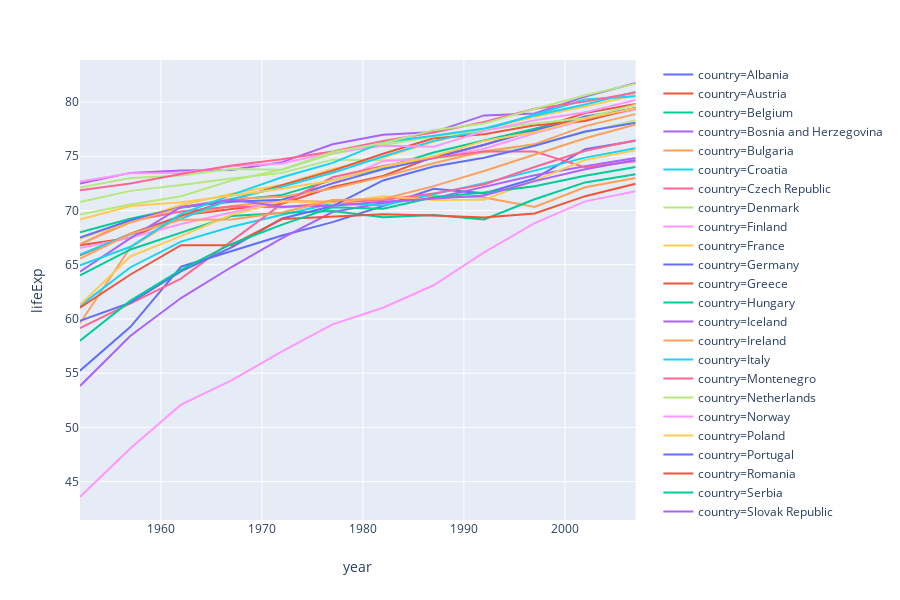

The notebook cell this image was saved under:
### Code cell
# Line plot with plotly express
import plotly.express as px
gapminder = px.data.gapminder().query("continent == 'Europe'")
fig = px.line(gapminder, x='year', y='lifeExp', color='country')
fig.show()

### Figure 1 — Plotly figure (JSON) as saved in the notebook; plotly's stock layout.template omitted (floating-point values rounded to 4 significant figures)
{"data": [{"hoverlabel": {"namelength": 0}, "hovertemplate": "country=Albania<br>year=%{x}<br>lifeExp=%{y}", "legendgroup": "country=Albania", "line": {"color": "#636efa", "dash": "solid"}, "mode": "lines", "name": "country=Albania", "showlegend": true, "type": "scatter", "x": [1952, 1957, 1962, 1967, 1972, 1977, 1982, 1987, 1992, 1997, 2002, 2007], "xaxis": "x", "y": [55.23, 59.28, 64.82, 66.22, 67.69, 68.93, 70.42, 72, 71.58, 72.95, 75.65, 76.42], "yaxis": "y"}, {"hoverlabel": {"namelength": 0}, "hovertemplate": "country=Austria<br>year=%{x}<br>lifeExp=%{y}", "legendgroup": "country=Austria", "line": {"color": "#EF553B", "dash": "solid"}, "mode": "lines", "name": "country=Austria", "showlegend": true, "type": "scatter", "x": [1952, 1957, 1962, 1967, 1972, 1977, 1982, 1987, 1992, 1997, 2002, 2007], "xaxis": "x", "y": [66.8, 67.48, 69.54, 70.14, 70.63, 72.17, 73.18, 74.94, 76.04, 77.51, 78.98, 79.83], "yaxis": "y"}, {"hoverlabel": {"namelength": 0}, "hovertemplate": "country=Belgium<br>year=%{x}<br>lifeExp=%{y}", "legendgroup": "country=Belgium", "line": {"color": "#00cc96", "dash": "solid"}, "mode": "lines", "name": "country=Belgium", "showlegend": true, "type": "scatter", "x": [1952, 1957, 1962, 1967, 1972, 1977, 1982, 1987, 1992, 1997, 2002, 2007], "xaxis": "x", "y": [68, 69.24, 70.25, 70.94, 71.44, 72.8, 73.93, 75.35, 76.46, 77.53, 78.32, 79.44], "yaxis": "y"}, {"hoverlabel": {"namelength": 0}, "hovertemplate": "country=Bosnia and Herzegovina<br>year=%{x}<br>lifeExp=%{y}", "legendgroup": "country=Bosnia and Herzegovina", "line": {"color": "#ab63fa", "dash": "solid"}, "mode": "lines", "name": "country=Bosnia and Herzegovina", "showlegend": true, "type": "scatter", "x": [1952, 1957, 1962, 1967, 1972, 1977, 1982, 1987, 1992, 1997, 2002, 2007], "xaxis": "x", "y": [53.82, 58.45, 61.93, 64.79, 67.45, 69.86, 70.69, 71.14, 72.18, 73.24, 74.09, 74.85], "yaxis": "y"}, {"hoverlabel": {"namelength": 0}, "hovertemplate": "country=Bulgaria<br>year=%{x}<br>lifeExp=%{y}", "legendgroup": "country=Bulgaria", "line": {"color": "#FFA15A", "dash": "solid"}, "mode": "lines", "name": "country=Bulgaria", "showlegend": true, "type": "scatter", "x": [1952, 1957, 1962, 1967, 1972, 1977, 1982, 1987, 1992, 1997, 2002, 2007], "xaxis": "x", "y": [59.6, 66.61, 69.51, 70.42, 70.9, 70.81, 71.08, 71.34, 71.19, 70.32, 72.14, 73.0], "yaxis": "y"}, {"hoverlabel": {"namelength": 0}, "hovertemplate": "country=Croatia<br>year=%{x}<br>lifeExp=%{y}", "legendgroup": "country=Croatia", "line": {"color": "#19d3f3", "dash": "solid"}, "mode": "lines", "name": "country=Croatia", "showlegend": true, "type": "scatter", "x": [1952, 1957, 1962, 1967, 1972, 1977, 1982, 1987, 1992, 1997, 2002, 2007], "xaxis": "x", "y": [61.21, 64.77, 67.13, 68.5, 69.61, 70.64, 70.46, 71.52, 72.53, 73.68, 74.88, 75.75], "yaxis": "y"}, {"hoverlabel": {"namelength": 0}, "hovertemplate": "country=Czech Republic<br>year=%{x}<br>lifeExp=%{y}", "legendgroup": "country=Czech Republic", "line": {"color": "#FF6692", "dash": "solid"}, "mode": "lines", "name": "country=Czech Republic", "showlegend": true, "type": "scatter", "x": [1952, 1957, 1962, 1967, 1972, 1977, 1982, 1987, 1992, 1997, 2002, 2007], "xaxis": "x", "y": [66.87, 69.03, 69.9, 70.38, 70.29, 70.71, 70.96, 71.58, 72.4, 74.01, 75.51, 76.49], "yaxis": "y"}, {"hoverlabel": {"namelength": 0}, "hovertemplate": "country=Denmark<br>year=%{x}<br>lifeExp=%{y}", "legendgroup": "country=Denmark", "line": {"color": "#B6E880", "dash": "solid"}, "mode": "lines", "name": "country=Denmark", "showlegend": true, "type": "scatter", "x": [1952, 1957, 1962, 1967, 1972, 1977, 1982, 1987, 1992, 1997, 2002, 2007], "xaxis": "x", "y": [70.78, 71.81, 72.35, 72.96, 73.47, 74.69, 74.63, 74.8, 75.33, 76.11, 77.18, 78.33], "yaxis": "y"}, {"hoverlabel": {"namelength": 0}, "hovertemplate": "country=Finland<br>year=%{x}<br>lifeExp=%{y}", "legendgroup": "country=Finland", "line": {"color": "#FF97FF", "dash": "solid"}, "mode": "lines", "name": "country=Finland", "showlegend": true, "type": "scatter", "x": [1952, 1957, 1962, 1967, 1972, 1977, 1982, 1987, 1992, 1997, 2002, 2007], "xaxis": "x", "y": [66.55, 67.49, 68.75, 69.83, 70.87, 72.52, 74.55, 74.83, 75.7, 77.13, 78.37, 79.31], "yaxis": "y"}, {"hoverlabel": {"namelength": 0}, "hovertemplate": "country=France<br>year=%{x}<br>lifeExp=%{y}", "legendgroup": "country=France", "line": {"color": "#FECB52", "dash": "solid"}, "mode": "lines", "name": "country=France", "showlegend": true, "type": "scatter", "x": [1952, 1957, 1962, 1967, 1972, 1977, 1982, 1987, 1992, 1997, 2002, 2007], "xaxis": "x", "y": [67.41, 68.93, 70.51, 71.55, 72.38, 73.83, 74.89, 76.34, 77.46, 78.64, 79.59, 80.66], "yaxis": "y"}, {"hoverlabel": {"namelength": 0}, "hovertemplate": "country=Germany<br>year=%{x}<br>lifeExp=%{y}", "legendgroup": "country=Germany", "line": {"color": "#636efa", "dash": "solid"}, "mode": "lines", "name": "country=Germany", "showlegend": true, "type": "scatter", "x": [1952, 1957, 1962, 1967, 1972, 1977, 1982, 1987, 1992, 1997, 2002, 2007], "xaxis": "x", "y": [67.5, 69.1, 70.3, 70.8, 71, 72.5, 73.8, 74.85, 76.07, 77.34, 78.67, 79.41], "yaxis": "y"}, {"hoverlabel": {"namelength": 0}, "hovertemplate": "country=Greece<br>year=%{x}<br>lifeExp=%{y}", "legendgroup": "country=Greece", "line": {"color": "#EF553B", "dash": "solid"}, "mode": "lines", "name": "country=Greece", "showlegend": true, "type": "scatter", "x": [1952, 1957, 1962, 1967, 1972, 1977, 1982, 1987, 1992, 1997, 2002, 2007], "xaxis": "x", "y": [65.86, 67.86, 69.51, 71, 72.34, 73.68, 75.24, 76.67, 77.03, 77.87, 78.26, 79.48], "yaxis": "y"}, {"hoverlabel": {"namelength": 0}, "hovertemplate": "country=Hungary<br>year=%{x}<br>lifeExp=%{y}", "legendgroup": "country=Hungary", "line": {"color": "#00cc96", "dash": "solid"}, "mode": "lines", "name": "country=Hungary", "showlegend": true, "type": "scatter", "x": [1952, 1957, 1962, 1967, 1972, 1977, 1982, 1987, 1992, 1997, 2002, 2007], "xaxis": "x", "y": [64.03, 66.41, 67.96, 69.5, 69.76, 69.95, 69.39, 69.58, 69.17, 71.04, 72.59, 73.34], "yaxis": "y"}, {"hoverlabel": {"namelength": 0}, "hovertemplate": "country=Iceland<br>year=%{x}<br>lifeExp=%{y}", "legendgroup": "country=Iceland", "line": {"color": "#ab63fa", "dash": "solid"}, "mode": "lines", "name": "country=Iceland", "showlegend": true, "type": "scatter", "x": [1952, 1957, 1962, 1967, 1972, 1977, 1982, 1987, 1992, 1997, 2002, 2007], "xaxis": "x", "y": [72.49, 73.47, 73.68, 73.73, 74.46, 76.11, 76.99, 77.23, 78.77, 78.95, 80.5, 81.76], "yaxis": "y"}, {"hoverlabel": {"namelength": 0}, "hovertemplate": "country=Ireland<br>year=%{x}<br>lifeExp=%{y}", "legendgroup": "country=Ireland", "line": {"color": "#FFA15A", "dash": "solid"}, "mode": "lines", "name": "country=Ireland", "showlegend": true, "type": "scatter", "x": [1952, 1957, 1962, 1967, 1972, 1977, 1982, 1987, 1992, 1997, 2002, 2007], "xaxis": "x", "y": [66.91, 68.9, 70.29, 71.08, 71.28, 72.03, 73.1, 74.36, 75.47, 76.12, 77.78, 78.89], "yaxis": "y"}, {"hoverlabel": {"namelength": 0}, "hovertemplate": "country=Italy<br>year=%{x}<br>lifeExp=%{y}", "legendgroup": "country=Italy", "line": {"color": "#19d3f3", "dash": "solid"}, "mode": "lines", "name": "country=Italy", "showlegend": true, "type": "scatter", "x": [1952, 1957, 1962, 1967, 1972, 1977, 1982, 1987, 1992, 1997, 2002, 2007], "xaxis": "x", "y": [65.94, 67.81, 69.24, 71.06, 72.19, 73.48, 74.98, 76.42, 77.44, 78.82, 80.24, 80.55], "yaxis": "y"}, {"hoverlabel": {"namelength": 0}, "hovertemplate": "country=Montenegro<br>year=%{x}<br>lifeExp=%{y}", "legendgroup": "country=Montenegro", "line": {"color": "#FF6692", "dash": "solid"}, "mode": "lines", "name": "country=Montenegro", "showlegend": true, "type": "scatter", "x": [1952, 1957, 1962, 1967, 1972, 1977, 1982, 1987, 1992, 1997, 2002, 2007], "xaxis": "x", "y": [59.16, 61.45, 63.73, 67.18, 70.64, 73.07, 74.1, 74.86, 75.44, 75.44, 73.98, 74.54], "yaxis": "y"}, {"hoverlabel": {"namelength": 0}, "hovertemplate": "country=Netherlands<br>year=%{x}<br>lifeExp=%{y}", "legendgroup": "country=Netherlands", "line": {"color": "#B6E880", "dash": "solid"}, "mode": "lines", "name": "country=Netherlands", "showlegend": true, "type": "scatter", "x": [1952, 1957, 1962, 1967, 1972, 1977, 1982, 1987, 1992, 1997, 2002, 2007], "xaxis": "x", "y": [72.13, 72.99, 73.23, 73.82, 73.75, 75.24, 76.05, 76.83, 77.42, 78.03, 78.53, 79.76], "yaxis": "y"}, {"hoverlabel": {"namelength": 0}, "hovertemplate": "country=Norway<br>year=%{x}<br>lifeExp=%{y}", "legendgroup": "country=Norway", "line": {"color": "#FF97FF", "dash": "solid"}, "mode": "lines", "name": "country=Norway", "showlegend": true, "type": "scatter", "x": [1952, 1957, 1962, 1967, 1972, 1977, 1982, 1987, 1992, 1997, 2002, 2007], "xaxis": "x", "y": [72.67, 73.44, 73.47, 74.08, 74.34, 75.37, 75.97, 75.89, 77.32, 78.32, 79.05, 80.2], "yaxis": "y"}, {"hoverlabel": {"namelength": 0}, "hovertemplate": "country=Poland<br>year=%{x}<br>lifeExp=%{y}", "legendgroup": "country=Poland", "line": {"color": "#FECB52", "dash": "solid"}, "mode": "lines", "name": "country=Poland", "showlegend": true, "type": "scatter", "x": [1952, 1957, 1962, 1967, 1972, 1977, 1982, 1987, 1992, 1997, 2002, 2007], "xaxis": "x", "y": [61.31, 65.77, 67.64, 69.61, 70.85, 70.67, 71.32, 70.98, 70.99, 72.75, 74.67, 75.56], "yaxis": "y"}, {"hoverlabel": {"namelength": 0}, "hovertemplate": "country=Portugal<br>year=%{x}<br>lifeExp=%{y}", "legendgroup": "country=Portugal", "line": {"color": "#636efa", "dash": "solid"}, "mode": "lines", "name": "country=Portugal", "showlegend": true, "type": "scatter", "x": [1952, 1957, 1962, 1967, 1972, 1977, 1982, 1987, 1992, 1997, 2002, 2007], "xaxis": "x", "y": [59.82, 61.51, 64.39, 66.6, 69.26, 70.41, 72.77, 74.06, 74.86, 75.97, 77.29, 78.1], "yaxis": "y"}, {"hoverlabel": {"namelength": 0}, "hovertemplate": "country=Romania<br>year=%{x}<br>lifeExp=%{y}", "legendgroup": "country=Romania", "line": {"color": "#EF553B", "dash": "solid"}, "mode": "lines", "name": "country=Romania", "showlegend": true, "type": "scatter", "x": [1952, 1957, 1962, 1967, 1972, 1977, 1982, 1987, 1992, 1997, 2002, 2007], "xaxis": "x", "y": [61.05, 64.1, 66.8, 66.8, 69.21, 69.46, 69.66, 69.53, 69.36, 69.72, 71.32, 72.48], "yaxis": "y"}, {"hoverlabel": {"namelength": 0}, "hovertemplate": "country=Serbia<br>year=%{x}<br>lifeExp=%{y}", "legendgroup": "country=Serbia", "line": {"color": "#00cc96", "dash": "solid"}, "mode": "lines", "name": "country=Serbia", "showlegend": true, "type": "scatter", "x": [1952, 1957, 1962, 1967, 1972, 1977, 1982, 1987, 1992, 1997, 2002, 2007], "xaxis": "x", "y": [58.0, 61.69, 64.53, 66.91, 68.7, 70.3, 70.16, 71.22, 71.66, 72.23, 73.21, 74.0], "yaxis": "y"}, {"hoverlabel": {"namelength": 0}, "hovertemplate": "country=Slovak Republic<br>year=%{x}<br>lifeExp=%{y}", "legendgroup": "country=Slovak Republic", "line": {"color": "#ab63fa", "dash": "solid"}, "mode": "lines", "name": "country=Slovak Republic", "showlegend": true, "type": "scatter", "x": [1952, 1957, 1962, 1967, 1972, 1977, 1982, 1987, 1992, 1997, 2002, 2007], "xaxis": "x", "y": [64.36, 67.45, 70.33, 70.98, 70.35, 70.45, 70.8, 71.08, 71.38, 72.71, 73.8, 74.66], "yaxis": "y"}, {"hoverlabel": {"namelength": 0}, "hovertemplate": "country=Slovenia<br>year=%{x}<br>lifeExp=%{y}", "legendgroup": "country=Slovenia", "line": {"color": "#FFA15A", "dash": "solid"}, "mode": "lines", "name": "country=Slovenia", "showlegend": true, "type": "scatter", "x": [1952, 1957, 1962, 1967, 1972, 1977, 1982, 1987, 1992, 1997, 2002, 2007], "xaxis": "x", "y": [65.57, 67.85, 69.15, 69.18, 69.82, 70.97, 71.06, 72.25, 73.64, 75.13, 76.66, 77.93], "yaxis": "y"}, {"hoverlabel": {"namelength": 0}, "hovertemplate": "country=Spain<br>year=%{x}<br>lifeExp=%{y}", "legendgroup": "country=Spain", "line": {"color": "#19d3f3", "dash": "solid"}, "mode": "lines", "name": "country=Spain", "showlegend": true, "type": "scatter", "x": [1952, 1957, 1962, 1967, 1972, 1977, 1982, 1987, 1992, 1997, 2002, 2007], "xaxis": "x", "y": [64.94, 66.66, 69.69, 71.44, 73.06, 74.39, 76.3, 76.9, 77.57, 78.77, 79.78, 80.94], "yaxis": "y"}, {"hoverlabel": {"namelength": 0}, "hovertemplate": "country=Sweden<br>year=%{x}<br>lifeExp=%{y}", "legendgroup": "country=Sweden", "line": {"color": "#FF6692", "dash": "solid"}, "mode": "lines", "name": "country=Sweden", "showlegend": true, "type": "scatter", "x": [1952, 1957, 1962, 1967, 1972, 1977, 1982, 1987, 1992, 1997, 2002, 2007], "xaxis": "x", "y": [71.86, 72.49, 73.37, 74.16, 74.72, 75.44, 76.42, 77.19, 78.16, 79.39, 80.04, 80.88], "yaxis": "y"}, {"hoverlabel": {"namelength": 0}, "hovertemplate": "country=Switzerland<br>year=%{x}<br>lifeExp=%{y}", "legendgroup": "country=Switzerland", "line": {"color": "#B6E880", "dash": "solid"}, "mode": "lines", "name": "country=Switzerland", "showlegend": true, "type": "scatter", "x": [1952, 1957, 1962, 1967, 1972, 1977, 1982, 1987, 1992, 1997, 2002, 2007], "xaxis": "x", "y": [69.62, 70.56, 71.32, 72.77, 73.78, 75.39, 76.21, 77.41, 78.03, 79.37, 80.62, 81.7], "yaxis": "y"}, {"hoverlabel": {"namelength": 0}, "hovertemplate": "country=Turkey<br>year=%{x}<br>lifeExp=%{y}", "legendgroup": "country=Turkey", "line": {"color": "#FF97FF", "dash": "solid"}, "mode": "lines", "name": "country=Turkey", "showlegend": true, "type": "scatter", "x": [1952, 1957, 1962, 1967, 1972, 1977, 1982, 1987, 1992, 1997, 2002, 2007], "xaxis": "x", "y": [43.59, 48.08, 52.1, 54.34, 57.01, 59.51, 61.04, 63.11, 66.15, 68.83, 70.84, 71.78], "yaxis": "y"}, {"hoverlabel": {"namelength": 0}, "hovertemplate": "country=United Kingdom<br>year=%{x}<br>lifeExp=%{y}", "legendgroup": "country=United Kingdom", "line": {"color": "#FECB52", "dash": "solid"}, "mode": "lines", "name": "country=United Kingdom", "showlegend": true, "type": "scatter", "x": [1952, 1957, 1962, 1967, 1972, 1977, 1982, 1987, 1992, 1997, 2002, 2007], "xaxis": "x", "y": [69.18, 70.42, 70.76, 71.36, 72.01, 72.76, 74.04, 75.01, 76.42, 77.22, 78.47, 79.42], "yaxis": "y"}], "layout": {"height": 600, "legend": {"tracegroupgap": 0}, "margin": {"t": 60}, "xaxis": {"anchor": "y", "domain": [0, 0.98], "title": {"text": "year"}}, "yaxis": {"anchor": "x", "domain": [0, 1], "title": {"text": "lifeExp"}}}}
